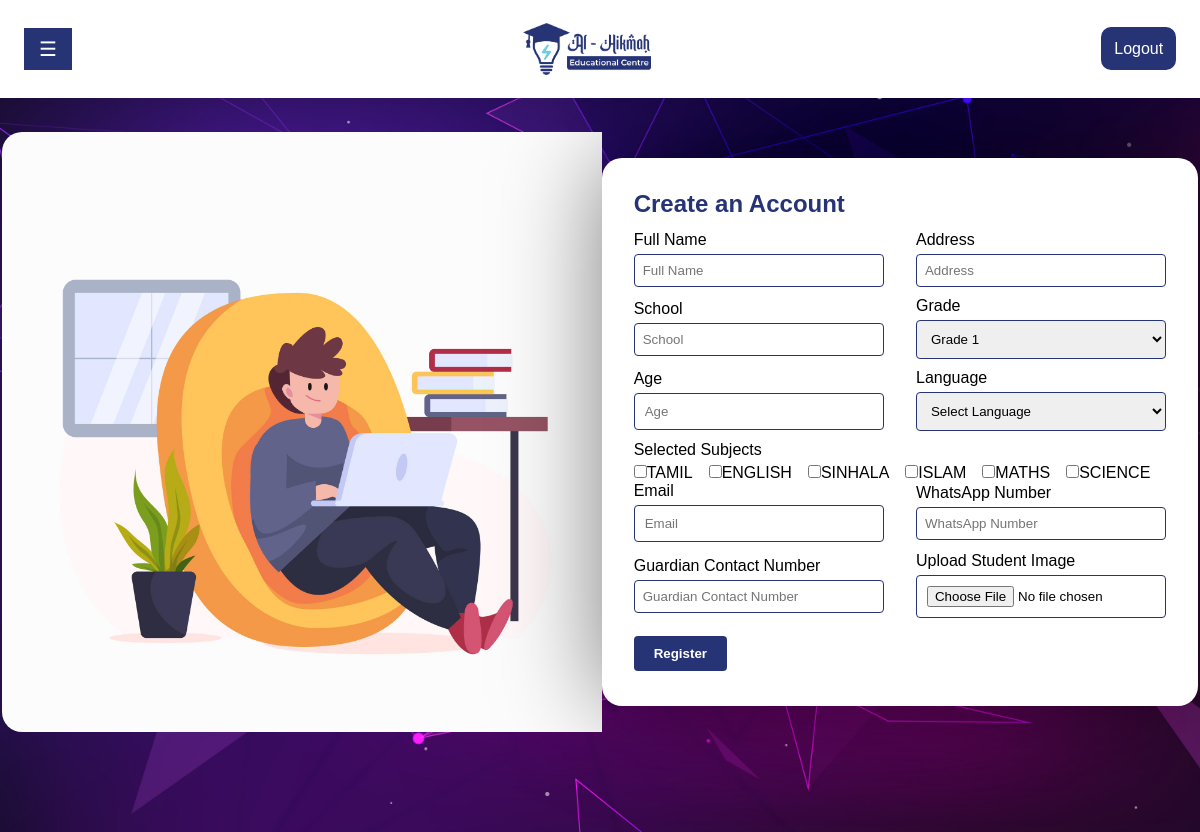
Page /lms/admin/register.php (signed in) on the committed database.
### tables this page shows
CREATE TABLE `subjects` (
  `id` int(11) NOT NULL,
  `subject` varchar(200) NOT NULL
);

### lms/admin/register.php (the view, shortened to what this page needs)
<head>
	<link rel="stylesheet" href="../style.css">
	<link rel="stylesheet" href="./styles/register.css">
</head>
<body>
	<?php include 'header.php' ?>
	<div class="main-bg" style="margin-top: 2rem;">
		<div class="r-contents">
			<div class="r-contents-right">
				<img src="../student/Images/register-main.jpg" alt="register">
			</div>
			<div class="r-contents-left">
				<h3>Create an Account</h3>
				<form class="form-container" method="post" enctype="multipart/form-data"
					onsubmit="return validateForm();">
					<div class=" inline-2">
						<div>
							<label for="name">Full Name</label>
							<input type="text" id="name" name="fullname" placeholder="Full Name" required>
						</div>
						<div>
							<label for="address">Address</label>
							<input type="text" id="address" name="address" placeholder="Address" required>
						</div>
					</div>
					<div class="inline-2">
						<div>
							<label for="school">School</label>
							<input type="text" id="school" name="school" placeholder="School" required>
						</div>
						<div>
							<label for="grade">Grade</label>
							<select id="grade" name="grade" required>
								<?php
								$sqlgrade ="SELECT * FROM grade";
								$resultgrade = mysqli_query($conn,$sqlgrade);
								if(mysqli_num_rows($resultgrade)>0){
									while($row=mysqli_fetch_assoc($resultgrade)){
										$grade = $row['grade'];
										echo"
										<option value='$grade'>$grade</option>
										";
									}
								}
								?>
							</select>
						</div>
					</div>
					<div class="inline-2">
						<div>
							<label for="age">Age</label>
							<input type="number" id="age" name="age" placeholder="Age" required>
						</div>
						<div>
							<label for="language">Language</label>
							<select id="language" name="language" required>
								<option value="">Select Language</option>
							</select>
						</div>
					</div>
					<label for="subjects">Selected Subjects</label>
					<div class="subject-checkboxes">
						<?php
						$sql = "SELECT * FROM subjects";
						$result = mysqli_query($conn, $sql);
						while ($row = mysqli_fetch_assoc($result)) {
							$subjectName = $row['subject'];
							echo '<div>';
							echo '<input type="checkbox" id="' . $subjectName . '" name="subjects[]" value="' . $subjectName . '">';
							echo '<label for="' . $subjectName . '">' . $subjectName . '</label>';
							echo '</div>';
						}
						?>
					</div>
					<div class="inline-2">
						<div>
							<label for="email">Email</label>
							<input type="email" id="email" name="email" placeholder="Email" required>
						</div>
						<div>
							<label for="whatsapp">WhatsApp Number</label>
							<input type="text" id="whatsapp" name="whatsapp" placeholder="WhatsApp Number" required>
						</div>
					</div>
					<div class="inline-2">
						<div>
							<label for="guardian-contact">Guardian Contact Number</label>
							<input type="text" id="guardian-contact" name="guardiancontact"
								placeholder="Guardian Contact Number" required>
						</div>
						<div>
							<label for="student-image">Upload Student Image</label>
							<input type="file" id="student-image" name="student_image" accept="image/*" required>
						</div>
					</div>
					<input type="submit" value="Register" name="register">
				</form>
			</div>
		</div>
	</div>
</body>
</body>
</html>

### lms/admin/header.php (shortened to what this page needs)
<?php
if (!isset($_SESSION['SESSION_EMAIL'])) {
    header("Location: login.php");
    die();
} else {
    $currentPage = basename($_SERVER['PHP_SELF']);
    echo "
        <header>
            <div class='sidebar-header'>
                ";
    echo '<div id="mySidebar" class="sidebar">
        <li class="' . ($currentPage == 'index.php' ? 'active-link' : '') . '">
        </li>
        <li class="' . ($currentPage == 'learningmat.php' ? 'active-link' : '') . '">
        </li>
        <li class="' . ($currentPage == 'exams.php' ? 'active-link' : '') . '">
        </li>
        <li class="' . ($currentPage == 'addteacher.php' ? 'active-link' : '') . '">
        </li>
        <li class="' . ($currentPage == 'viewteachers.php' ? 'active-link' : '') . '">
        </li>
        <li class="' . ($currentPage == 'register.php' ? 'active-link' : '') . '">
        </li>
        <li class="' . ($currentPage == 'viewstudents.php' ? 'active-link' : '') . '">
        </li>
        <li class="' . ($currentPage == 'subjects.php' ? 'active-link' : '') . '">
        </li>
        <li class="' . ($currentPage == 'teacherdir.php' ? 'active-link' : '') . '">
        </li>
        <li class="' . ($currentPage == 'studentsdir.php' ? 'active-link' : '') . '">
        </li>
        <li class="' . ($currentPage == 'calender.php' ? 'active-link' : '') . '">
        </li>
        <li class="' . ($currentPage == 'grade.php' ? 'active-link' : '') . '">
        </li>
        <li class="' . ($currentPage == 'results.php' ? 'active-link' : '') . '">
        </li>
        <li class="' . ($currentPage == 'profile.php' ? 'active-link' : '') . '">
        </li>
        <li class="' . ($currentPage == 'https://app.crisp.chat/website/877f5dd6-ac10-429a-a22a-46edb02ef3f4/inbox/' ? 'active-link' : '') . '">
        </li>
</div>
<span class="openbtn" onclick="toggleSidebar()">&#9776;</span>';
    echo "
            </div>
            <img src='../student/Images/Logo.png' class='logo' alt=''>";
    echo "
            <div>
                <a href='../../logout.php' class='logout'>Logout</a>
            </div>
        </header>
    ";
}
?>

### lms/style.css (style rules this page uses)
* { margin: 0; padding: 0; box-sizing: border-box; font-family: "Poppins", sans-serif; text-decoration: none; list-style: none; scroll-behavior: smooth; }
a { color: var(--primary-color); transition: all 0.5s ease-in-out; }
form { display: flex; flex-direction: column; align-items: start; }
label { color: black; margin-bottom: 5px; }
input[type="email"], input[type="password"],input[type="number"],input[type="text"] { width: 100%; padding: 10px; margin-bottom: 10px; border: 1px solid var(--primary-color); border-radius: 4px; }
input[type="submit"] { background-color: var(--primary-color); color: white; border: none; border-radius: 4px; padding: 10px 20px; font-weight: bold; cursor: pointer; width: auto !important; transition: all 0.5s ease-in-out; }
.openbtn { position: sticky; font-size: 20px; cursor: pointer; background-color: var(--primary-color); border: none; color: #fff; padding: 10px 15px; z-index: 1001; }
header { position: fixed; width: 100%; top: 0; background: var(--sub-color); left: 0; height: auto; z-index: 1000; display: flex; align-items: center; justify-content: space-between; padding: 23px 2%; transition: all .38s ease; }
.logo { width: 8rem; }
.logout { background-color: var(--primary-color); color: white; padding: 0.8rem; opacity: 1; border-radius: 10px; transition: ease 1s; }

### lms/admin/styles/register.css (style rules this page uses)
.main-bg { position: relative; height: 100%; min-height: 100vh; background: white; display: flex; align-items: center; justify-content: center; background: url("../Images/register.jpg") no-repeat; background-size: cover; }
.r-contents { display: flex; flex-direction: row; align-items: center; justify-content: center; border-radius: 20px; }
.r-contents-right img { width: 600px; border-radius: 20px 0 0 20px; }
.r-contents-left { padding: 2rem; background-color: white; box-shadow: 0 0 100px rgba(0, 0, 0, 0.5); border-radius: 20px; }
.r-contents-left h3 { color: var(--primary-color); font-size: 1.5rem; margin-bottom: 0.8rem; }
.form-container { display: flex; flex-direction: column; align-items: start; }
.form-container label { color: black; margin-bottom: 5px; }
.form-container input[type="text"], .form-container input[type="number"], .form-container input[type="email"], .form-container input[type="password"], .form-container input[type="file"] { width: 100%; padding: 10px; margin-bottom: 10px; border: 1px solid var(--primary-color); border-radius: 4px; }
.form-container select { width: 100%; padding: 10px; margin-bottom: 10px; border: 1px solid var(--primary-color); border-radius: 4px; }
.form-container input[type="submit"] { background-color: var(--primary-color); color: white; border: none; border-radius: 4px; padding: 10px 20px; margin-top: 0.5rem; margin-bottom: 0.2rem; font-weight: bold; cursor: pointer; transition: all 0.5s ease-in-out; }
.form-container .subject-checkboxes { display: flex; flex-wrap: wrap; }
.subject-checkboxes { width: 100%; }
.form-container .subject-checkboxes div { flex-basis: auto; margin-right: 1rem; }
.inline-2 { display: flex; flex-direction: row; width: 100%; align-items: center; }
.inline-2 input[type="text"] { width: 100%; padding: 8px; margin-bottom: 10px; border: 1px solid var(--primary-color); border-radius: 4px; }
.inline-2 div:nth-child(1) { margin-right: 2rem; }
.inline-2 div { display: flex; flex-direction: column; width: 50%; }
.inline-2 select { width: 100%; padding: 10px; margin-bottom: 10px; border: 1px solid var(--primary-color); border-radius: 4px; }

### rows in the picture
subjects: subject "TAMIL"
subjects: subject "ENGLISH"
subjects: subject "SINHALA"
subjects: subject "ISLAM"
subjects: subject "MATHS"
subjects: subject "SCIENCE"

### other values in the picture
form field grade "Grade 1"
